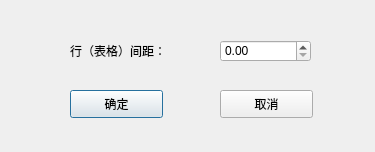
<?xml version="1.0" encoding="UTF-8"?>
<ui version="4.0">
 <class>setLineDistanceDialog</class>
 <widget class="QDialog" name="setLineDistanceDialog">
  <property name="geometry">
   <rect>
    <x>0</x>
    <y>0</y>
    <width>375</width>
    <height>152</height>
   </rect>
  </property>
  <property name="windowTitle">
   <string>Dialog</string>
  </property>
  <widget class="QLabel" name="label">
   <property name="geometry">
    <rect>
     <x>70</x>
     <y>40</y>
     <width>131</width>
     <height>21</height>
    </rect>
   </property>
   <property name="text">
    <string>行（表格）间距：</string>
   </property>
  </widget>
  <widget class="QDoubleSpinBox" name="box">
   <property name="geometry">
    <rect>
     <x>220</x>
     <y>40</y>
     <width>91</width>
     <height>22</height>
    </rect>
   </property>
  </widget>
  <widget class="QPushButton" name="pushButton">
   <property name="geometry">
    <rect>
     <x>70</x>
     <y>90</y>
     <width>93</width>
     <height>28</height>
    </rect>
   </property>
   <property name="text">
    <string>确定</string>
   </property>
  </widget>
  <widget class="QPushButton" name="pushButton_2">
   <property name="geometry">
    <rect>
     <x>220</x>
     <y>90</y>
     <width>93</width>
     <height>28</height>
    </rect>
   </property>
   <property name="text">
    <string>取消</string>
   </property>
  </widget>
 </widget>
 <resources/>
 <connections/>
</ui>
